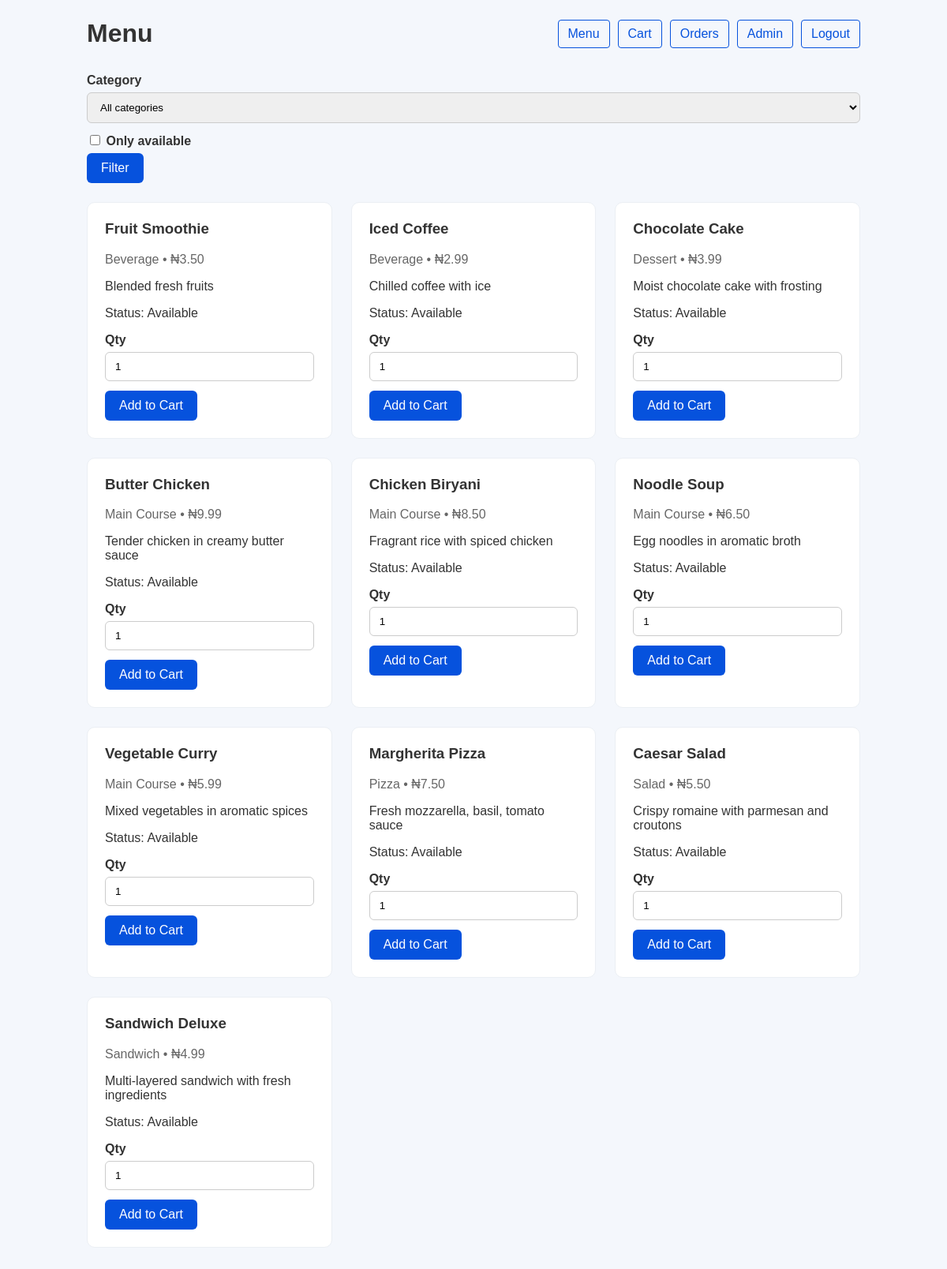
Screenshot of /menu.php (signed in) with the database file from the repository.
### tables this page shows
CREATE TABLE IF NOT EXISTS Menu (
    MenuID INT AUTO_INCREMENT PRIMARY KEY,
    ItemName VARCHAR(100) NOT NULL,
    Price DECIMAL(6,2) NOT NULL,
    Category VARCHAR(50) NOT NULL,
    Availability BOOLEAN NOT NULL DEFAULT TRUE,
    CreatedDate DATE NOT NULL,
    Description VARCHAR(150),
    ImageURL VARCHAR(255),
    PrepTime INT,
    INDEX idx_category (Category),
    INDEX idx_availability (Availability)
);

### src/Menu.php (called while the page is built, shortened)
<?php
class Menu
{
    private mysqli $db;
    public function __construct(mysqli $connection)
    {
        $this->db = $connection;
    }
    public function getAllItems(): array
    {
        $query = 'SELECT * FROM Menu ORDER BY Category, ItemName';
        $result = $this->db->query($query);
        return $result ? $result->fetch_all(MYSQLI_ASSOC) : [];
    }
}

### src/functions.php (called while the page is built, shortened)
<?php
require_once __DIR__ . '/Menu.php';
function escape(string $value): string
{
    return htmlspecialchars($value, ENT_QUOTES, 'UTF-8');
}

### public/menu.php (the view, shortened to what this page needs)
<?php
require_once __DIR__ . '/../src/functions.php';
$db = createDb()->getConnection();
$menuModel = new Menu($db);
$category = trim($_GET['category'] ?? '');
$showAvailable = isset($_GET['available']) ? 1 : 0;
$items = [];
if ($category !== '') {
    $items = $menuModel->getItemsByCategory($category);
} else {
    $items = $showAvailable ? $menuModel->getAvailableItems() : $menuModel->getAllItems();
}
?>
<!DOCTYPE html>
<html lang="en">
<head>
    <link rel="stylesheet" href="css/style.css">
</head>
<body>
    <div class="container">
        <header>
            <h1>Menu</h1>
            <nav>
                <a href="menu.php">Menu</a>
                <a href="cart.php">Cart</a>
                <a href="orders.php">Orders</a>
                <?php if ($_SESSION['user_type'] === 'admin'): ?>
                    <a href="admin-dashboard.php">Admin</a>
                <?php endif; ?>
                <a href="logout.php">Logout</a>
            </nav>
        </header>
        <main>
            <section class="filters">
                <form method="get" action="menu.php">
                    <label>Category</label>
                    <select name="category">
                        <option value="">All categories</option>
                    </select>
                    <label>
                        <input type="checkbox" name="available" value="1" <?= $showAvailable ? 'checked' : '' ?>>
                        Only available
                    </label>
                    <button type="submit">Filter</button>
                </form>
            </section>
            <section class="menu-grid">
                <?php if (empty($items)): ?>
                    <p>No menu items found.</p>
                <?php else: ?>
                    <?php foreach ($items as $item): ?>
                        <div class="menu-card">
                            <h3><?= escape($item['ItemName']) ?></h3>
                            <p class="meta"><?= escape($item['Category']) ?> • ₦<?= number_format($item['Price'], 2) ?></p>
                            <p><?= escape($item['Description']) ?></p>
                            <p>Status: <?= $item['Availability'] ? 'Available' : 'Unavailable' ?></p>
                            <?php if ($item['Availability']): ?>
                                <form method="post" action="menu.php">
                                    <label for="quantity-<?= escape($item['MenuID']) ?>">Qty</label>
                                    <input type="number" id="quantity-<?= escape($item['MenuID']) ?>" name="quantity" value="1"
                                        min="1">
                                    <button type="submit">Add to Cart</button>
                                </form>
                            <?php endif; ?>
                        </div>
                    <?php endforeach; ?>
                <?php endif; ?>
            </section>
        </main>
    </div>
</body>
</html>

### public/css/style.css (style rules this page uses)
body { margin: 0; font-family: Arial, sans-serif; background-color: #f4f7fc; color: #333; }
.container { max-width: 980px; margin: 0 auto; padding: 24px; }
header { display: flex; flex-wrap: wrap; align-items: center; justify-content: space-between; margin-bottom: 32px; }
header h1 { margin: 0; font-size: 2rem; }
main>* { margin-bottom: 24px; }
nav { display: flex; gap: 10px; flex-wrap: wrap; }
nav a { text-decoration: none; color: #0652dd; border: 1px solid #0652dd; padding: 8px 12px; border-radius: 4px; transition: background-color 0.2s ease; }
.menu-card form { margin-top: 16px; }
label { display: block; margin: 12px 0 6px; font-weight: 600; }
input[type="text"], input[type="password"], input[type="email"], input[type="number"], input[type="datetime-local"], select, textarea { width: 100%; padding: 10px 12px; border: 1px solid #ccc; border-radius: 6px; box-sizing: border-box; }
button, .button { background-color: #0652dd; color: #fff; border: none; padding: 10px 18px; border-radius: 6px; cursor: pointer; font-size: 1rem; }
.card form button, .menu-card form button, .checkout-form form button { margin-top: 12px; }
.menu-grid { display: grid; grid-template-columns: repeat(auto-fit, minmax(240px, 1fr)); gap: 24px; }
.menu-card { background: white; padding: 22px; border-radius: 10px; border: 1px solid #ebeff4; }
.menu-card h3 { margin-top: 0; }
.menu-card .meta { margin: 4px 0 10px; color: #666; }

### rows the page displays
menu: ItemName "Fruit Smoothie", Category "Beverage", Price "3.50", Description "Blended fresh fruits", Availability "Available"
menu: ItemName "Iced Coffee", Category "Beverage", Price "2.99", Description "Chilled coffee with ice", Availability "Available"
menu: ItemName "Chocolate Cake", Category "Dessert", Price "3.99", Description "Moist chocolate cake with frosting", Availability "Available"
menu: ItemName "Butter Chicken", Category "Main Course", Price "9.99", Description "Tender chicken in creamy butter sauce", Availability "Available"
menu: ItemName "Chicken Biryani", Category "Main Course", Price "8.50", Description "Fragrant rice with spiced chicken", Availability "Available", quantity "1"
menu: ItemName "Noodle Soup", Category "Main Course", Price "6.50", Description "Egg noodles in aromatic broth", Availability "Available"
menu: ItemName "Vegetable Curry", Category "Main Course", Price "5.99", Description "Mixed vegetables in aromatic spices", Availability "Available"
menu: ItemName "Margherita Pizza", Category "Pizza", Price "7.50", Description "Fresh mozzarella, basil, tomato sauce", Availability "Available"
menu: ItemName "Caesar Salad", Category "Salad", Price "5.50", Description "Crispy romaine with parmesan and croutons", Availability "Available"
menu: ItemName "Sandwich Deluxe", Category "Sandwich", Price "4.99", Description "Multi-layered sandwich with fresh ingredients", Availability "Available"
